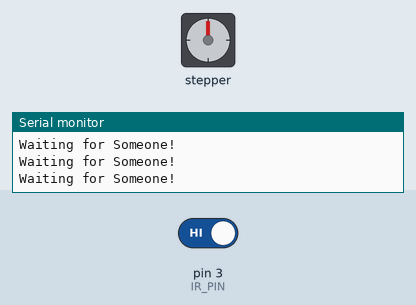
Bench run of a sketch on a simulated Arduino Uno, built with avr-gcc and run on an emulated ATmega328P. Parts: stepper motor, the last lines printed to the serial monitor. Inputs (shaded band) come from the test bench; at power-on: pin 3 (IR_PIN) HIGH. Stepper angles assume 2048 steps per turn.

Above: at 1.2 s.
1.3 s: pin 3 (IR_PIN) driven LOW
At 1.77 s:
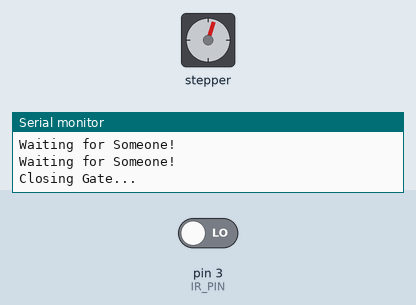
At 3.3 s:
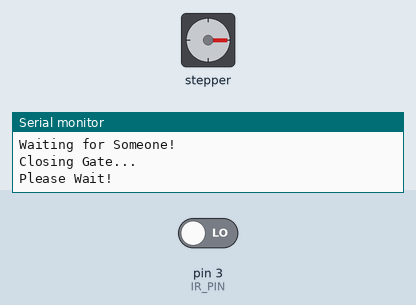
Timing chart, 0 to 4.8 s (numbered marks = the images above; inputs shaded):
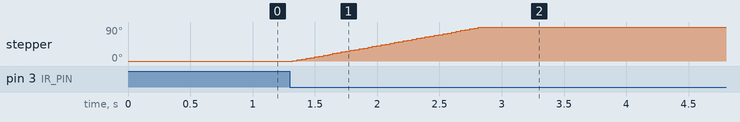

Measured:
- after the input at 1.3 s, stepper: turns 90° clockwise in 1.5 s, starting at once

The sketch:

IR-Triggered-Gate.ino
```cpp
#include <Stepper.h>

#define STEPS_PER_REV 2048
#define RPM 10

#define IR_PIN 3

// 28BYJ-48 → Step Motor
// ULN2003  → Step Motor Driver
// +        → 5V
// -        → GND
// IN1      → Pin 8
// IN2      → Pin 10
// IN3      → Pin 9
// IN4      → Pin 11

Stepper motor(STEPS_PER_REV, 8, 10, 9, 11);

void setup() {
  Serial.begin(9600);
  motor.setSpeed(RPM);
  pinMode(IR_PIN, INPUT);
}

void loop() {
  int STEPS = STEPS_PER_REV / 4;

  if (digitalRead(IR_PIN) == LOW) {
    Serial.println("Closing Gate...");
    motor.step(STEPS);

    Serial.println("Please Wait!");
    delay(10000);

    Serial.println("Opening Gate...");
    motor.step(-STEPS);
  }
  else
    Serial.println("Waiting for Someone!");
}
```
